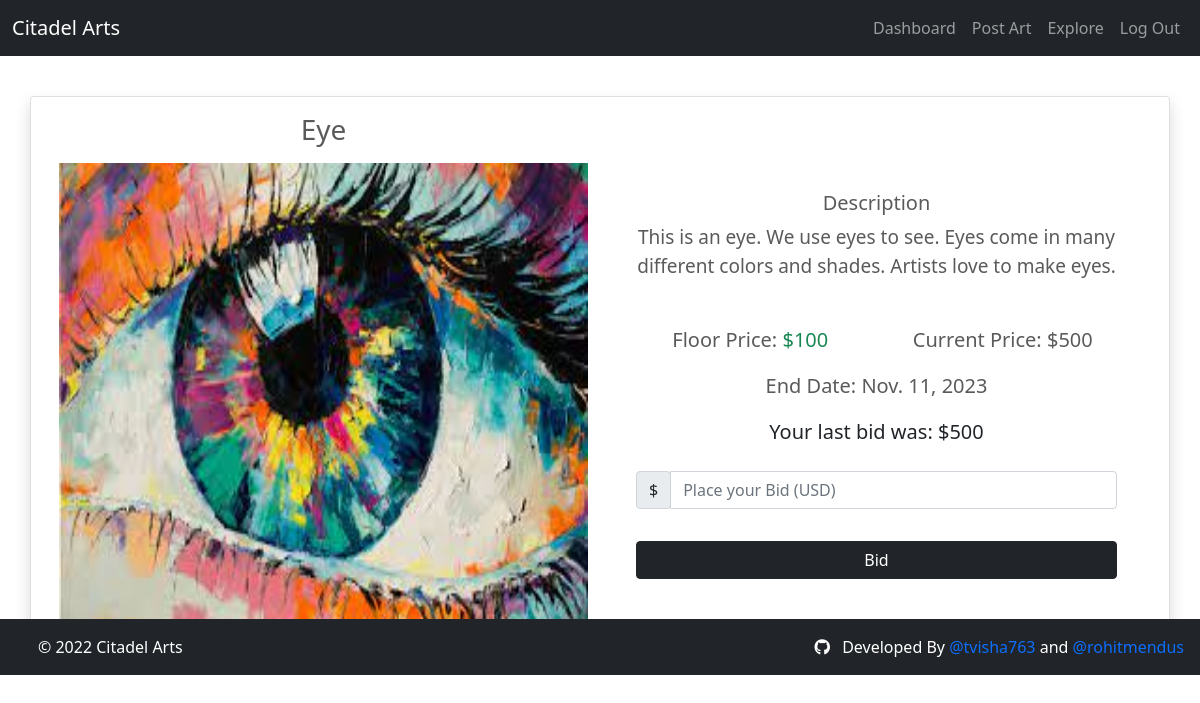
Page /show_art/23/ (signed in) on the committed database.
### art/models.py (models this page shows, shortened)
class Post(models.Model):
    SALE_CHOICES = [
        (1, 'Auction'),
        (2, 'Spot Sale'),
        (3, 'Not for Sale')
    ]
    artist = models.ForeignKey(User, on_delete=models.CASCADE, related_name="posts")
    title = models.CharField(max_length=100, unique=True)
    image = models.ImageField(upload_to="art")
    description = models.CharField(max_length=500, blank=True)
    sale_type = models.IntegerField(default=3, choices=SALE_CHOICES)
    date_posted = models.DateTimeField(auto_now_add=True)
    price = models.IntegerField(blank=True, null=True)
    auction = models.JSONField(blank=True, null=True)

### art/views.py (the view)
# urls.py: path('show_art/<int:art_id>/', views.show_art, name="show_art"),
def show_art(request, art_id):
    user = User.objects.get(username=request.session["username"])
    art = Post.objects.get(id=art_id)
    no_of_likes = Like.objects.filter(post=art).count()
    liked = Like.objects.filter(post=art, user=user).exists()
    comments = Comment.objects.filter(post=art)
    context = {'no_of_likes': no_of_likes, 'liked': liked, 'art': art, 'comments': comments}
    if art.auction != None:
        user_bid = 0
        for i in art.auction['offers']:
            if i['user_id'] == user.id:
                if i['bid'] > user_bid:
                    user_bid = i['bid']
        context['user_bid'] = user_bid
    return render(request, 'show_art.html', context)

### art/templatetags/custom_filters.py (called while the page is built)
@register.filter
def convert_str_date(value):
    return datetime.strptime(value, '%Y-%m-%d').date()

### art/templates/show_art.html (shortened to what this page needs)
{% extends 'main.html' %}
{% load static %}
{% load custom_filters %}
{% block content %}
<div class="container my-5">
	<div class="row justify-content-center">
		<div class="card col-12 shadow">
			<div class="card-body container">
				<div class="row justify-content-center">
					<div class="col-6 card-title text-center">
						<center><h3 >{{ art.title|title }}</h3></center>
					</div>
					<div class="col-6"></div>
				</div>
				<div class="row justify-content-center mb-3">
					<img class="col-md-6 art-img" src="{{ art.image.url }}"></img>
					<div class="col-md-6 fs-5">
						<div class="container">
							<div class="row text-center">
								<div class="col-12" style="font-size: 0.95em;">
									<br>
									<h5>Description</h5>
									<p>{{ art.description }}</p>
									<br>
								</div>
								{% if art.sale_type == 1 %}
								<div class="col-6">
									<span>Floor Price: <span class="text-success">${{ art.price }}</span></span>
								</div>
								<div class="col-6">
									<span>Current Price: ${{ art.auction.latest_bid|default_if_none:art.price }}</span>
								</div>
								<div class="col-12 mt-3">
									<span>End Date: {{ art.auction.end_date|convert_str_date }}</span>
								</div>
								{% if user_bid != 0 %}
								<div class="col-12 mt-3">
									<span class="text-dark">Your last bid was: ${{ user_bid }}</span>
								</div>
								{% endif %}
								<div class="col-12 mb-5 mt-4">
									<form action="{% url 'bid' %}" method="POST">
											<div class="input-group mb-3">
											<div class="input-group-prepend">
												<span class="input-group-text">$</span>
											</div>
												<input type="number" id="bid" name="bid" class="form-control mb-3" placeholder="Place your Bid (USD)" required>
											</div>
										<input type="submit" value="Bid" class="btn btn-dark w-100">
									</form>
								</div>
								{% endif %}
							</div>
						</div>
					</div>
				</div>
			</div>
		</div>
	</div>
</div>
{% endblock %}

### art/templates/main.html (shortened to what this page needs)
{% load static %}
<!DOCTYPE html>
<html lang="en">
<head>
    <link href="https://cdn.jsdelivr.net/npm/bootstrap@5.1.3/dist/css/bootstrap.min.css" rel="stylesheet">
    <link rel="stylesheet" href="https://cdnjs.cloudflare.com/ajax/libs/font-awesome/6.1.1/css/all.min.css" />
    <link rel="stylesheet" type="text/css" href="{% static 'styles/mainfile.css' %}">
</head>
<body>
	<header>
	  <nav class="navbar navbar-expand-md navbar-dark fixed-top bg-dark">
	    <div class="container-fluid">
	      <a class="navbar-brand" href="{% url 'home' %}">Citadel Arts</a>
	      <div class="collapse navbar-collapse" id="navbarCollapse">
	        <ul class="navbar-nav ms-auto mb-2 mb-md-0">
	          <li class="nav-item">
	            <a class="nav-link" href="{% url 'dashboard' %}">Dashboard</a>
	          </li>
	          <li class="nav-item">
	            <a class="nav-link" href="{% url 'post' %}">Post Art</a>
	          </li>
	          <li class="nav-item">
	            <a class="nav-link" href="{% url 'explore' %}">Explore</a>
	          </li>
	          <li class="nav-item">
	            <a class="nav-link" href="{% url 'logout' %}">Log Out</a>
	          </li>
	        </ul>
	      </div>
	    </div>
	  </nav>
	</header>
	<main>
	<div id="block" style="height: 571px; overflow-y: scroll;" >
		{% block content %}
	  	{% endblock %}
	</div>
	</main>
	<div>
        <footer class="bg-dark text-white d-flex flex-wrap justify-content-between align-items-center py-3 " >
            <div class="col-md-4 d-flex align-items-center">
              <a href="/" class="mb-3 me-2 mb-md-0 text-muted text-decoration-none lh-1">
                <svg class="bi" width="30" height="15"><use xlink:href="#bootstrap"/></svg>
              </a>
              <span class="text-white">&copy; 2022 Citadel Arts</span>
            </div>
            <div class="mx-3">
              <a href="https://github.com/tvisha763/artSite" class="me-2 text-reset" style="text-decoration: none;">
                <i class="fa-brands fa-github"></i>
              </a>
              <span>Developed By <a href="https://github.com/tvisha763" class="text-decoration-none">@tvisha763</a> and <a href="https://github.com/rohitmendus" class="text-decoration-none">@rohitmendus</a></span>
            </div>
        </footer>
    </div>
</body>
</html>

### static/styles/mainfile.css (style rules this page uses)
body { padding-top: 3rem; color: #5a5a5a; }
.art-img { min-width: auto; height: auto; }

### art/templates/main.html (style rules this page uses)
#block { scrollbar-width: none; -ms-overflow-style: none; }

### rows in the picture
Post: title "Eye", image (picture), description "This is an eye. We use eyes to see. Eyes come in many different colors and shades. Artists love to make eyes.", price "100", auction.latest_bid "500", auction.end_date|convert_str_date "Nov. 11, 2023"

### other values in the picture
{{ user_bid }} "500"
